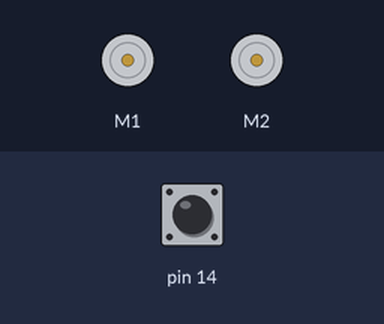
A sketch run on a simulated Arduino Leonardo, built with avr-gcc and run on an emulated ATmega32U4. On the bench: 2 × DC motor (green arrow = forward, orange = backward, longer = faster). The test bench sets the inputs (shaded band); at power-on: pin 14 HIGH. What the sketch prints to the serial monitor is not drawn.

Above: at 0.8 s.
0.9 s: pin 14 pulled LOW for 0.15 s
At 2.6 s:
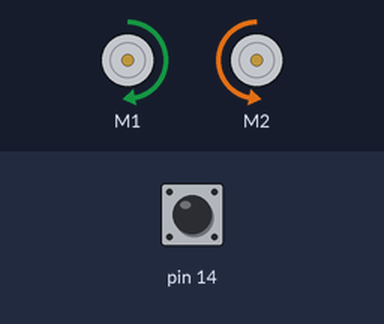
At 3.4 s:
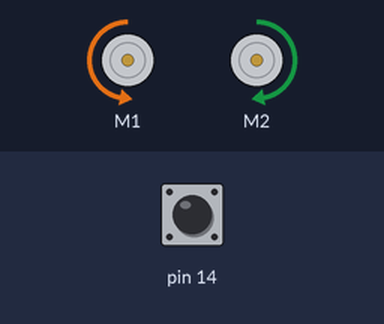
Timing chart, 0 to 6.6 s (numbered marks = the images above; inputs shaded):
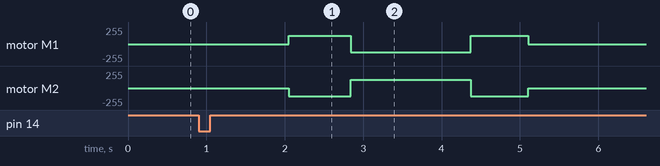

Measured:
- after the input at 0.9 s, motor M1: stopped → forward 127/255 after 1.2 s, → backward 127/255 0.79 s later, → forward 127/255 1.5 s later, → stopped 0.74 s later; motor M2: stopped → backward 127/255 after 1.2 s, → forward 127/255 0.79 s later, → backward 127/255 1.5 s later, → stopped 0.74 s later

The sketch:

testing.ino
```cpp
#include <Wire.h>
#include <Zumo32U4.h>
const uint16_t maxSpeed = 400;

Zumo32U4Buzzer buzzer;
Zumo32U4LineSensors lineSensors;
Zumo32U4Motors motors;
Zumo32U4ButtonA buttonA;


#define NUM_SENSORS 5
unsigned int lineSensorValues[NUM_SENSORS];

void calibrateSensors()
{

  // Wait 1 second and then begin automatic sensor calibration
  // by rotating in place to sweep the sensors over the line
  delay(1000);
  for(uint16_t i = 0; i < 120; i++)
  {
    if (i > 30 && i <= 90)
    {
      motors.setSpeeds(-200, 200);
    }
    else
    {
      motors.setSpeeds(200, -200);
    }

    lineSensors.calibrate();
  }
  motors.setSpeeds(0, 0);
}

void setup() {
  lineSensors.initFiveSensors();

  buttonA.waitForButton();

  calibrateSensors();


}

void loop() {
  int16_t position = lineSensors.readLine(lineSensorValues);

  for(int i = 0; i < NUM_SENSORS; i++){
    Serial.print("line ");
    Serial.print(i);
    Serial.print(": ");
    Serial.print(lineSensorValues[i]);
     Serial.println();
  }
   Serial.println();
}
```
